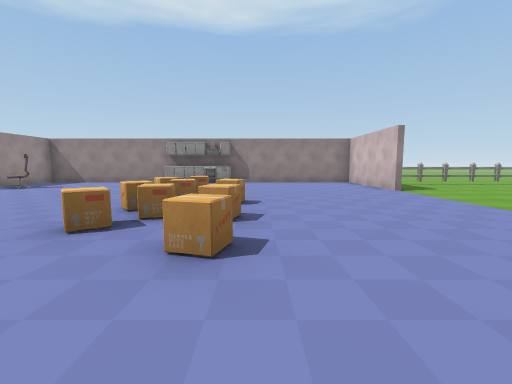
[1] (above)

16 first-person views from a walk through a 3-D level made in the Unity game engine. The camera is 1.4 m above the floor, tilts 6° down and sees 90° across. The floor is counted in squares, 2 m on a side. Each view is taken from the middle of a square. On the plan, view 1 faces up. The plan holds only what a view shows up to about 9 squares ahead; the rest is blank. The place goes on beyond the plan. Door leaves are left out, so doorways stand open. Some surface patterns are stand-ins.

[2]
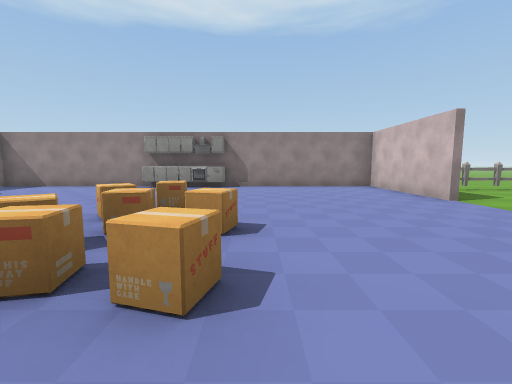

[3]
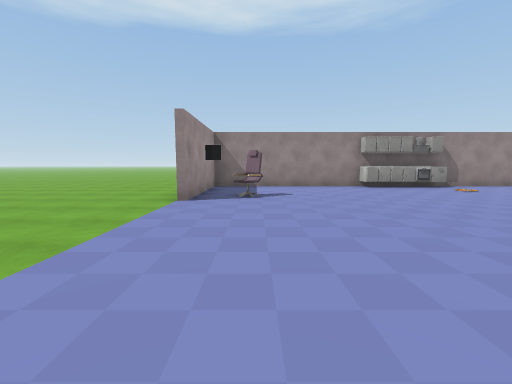

[4]
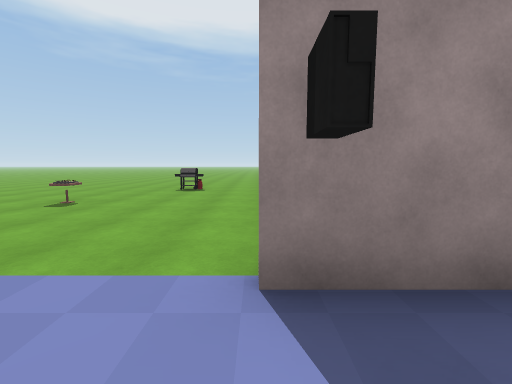

[5]
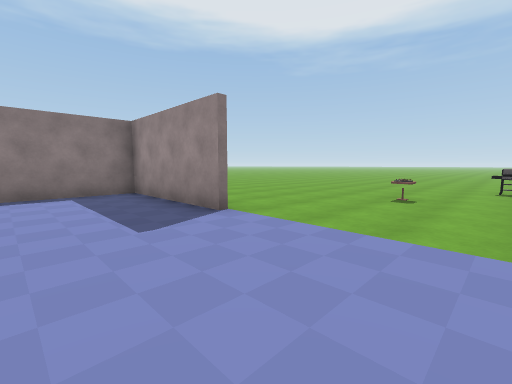

[6]
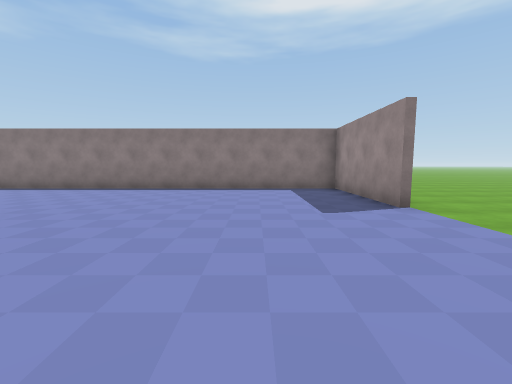

[7]
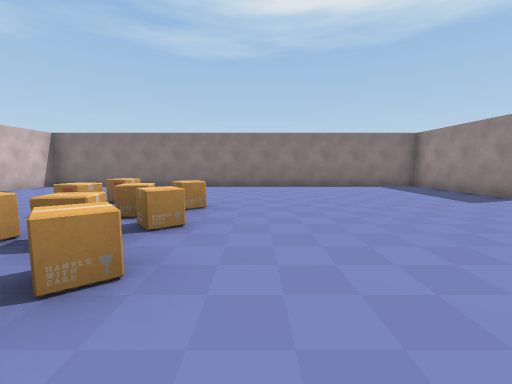

[8]
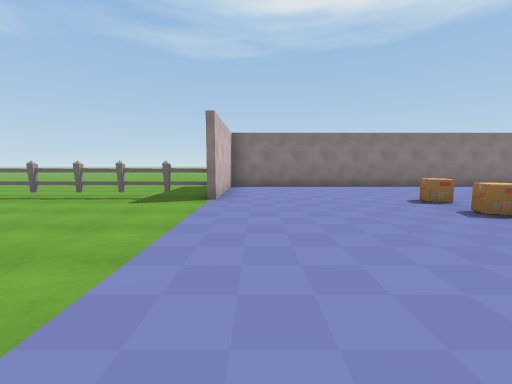

[9]
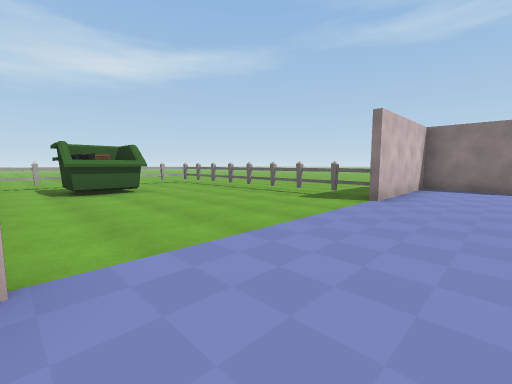

[10]
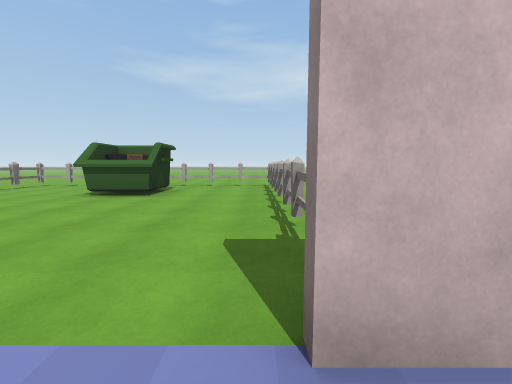

[11]
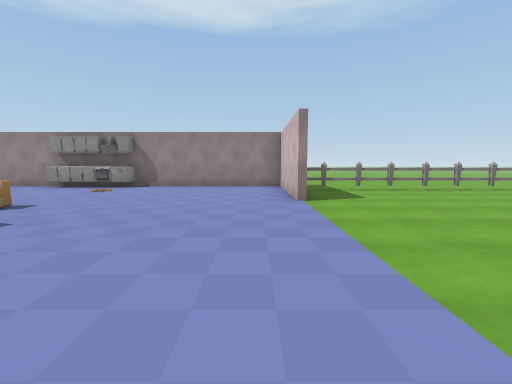

[12]
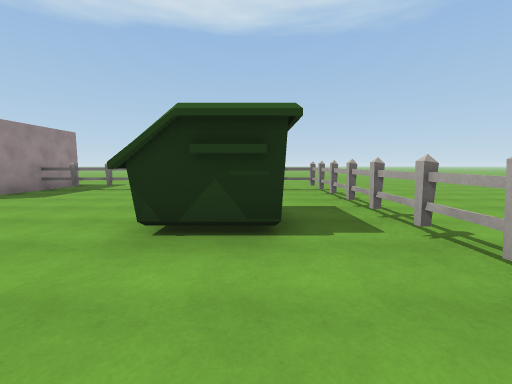

[13]
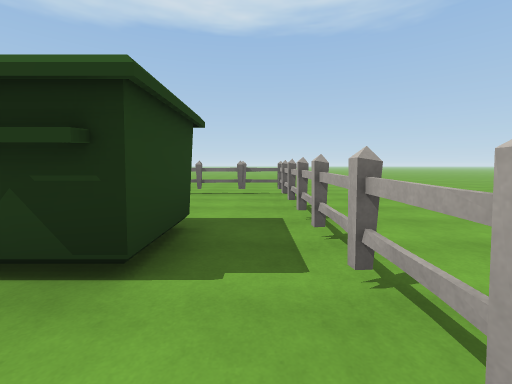

[14]
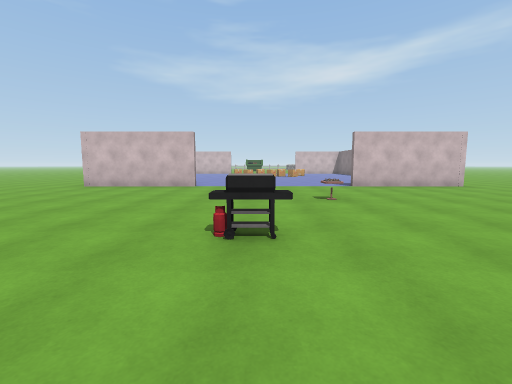

[15]
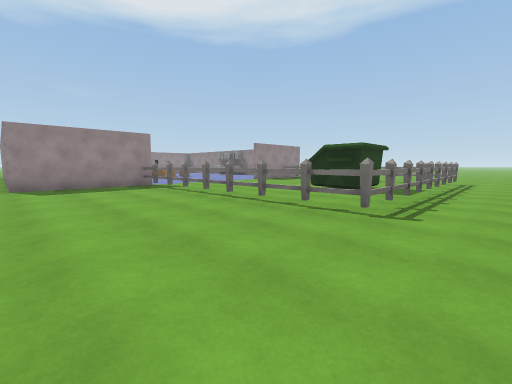

[16]
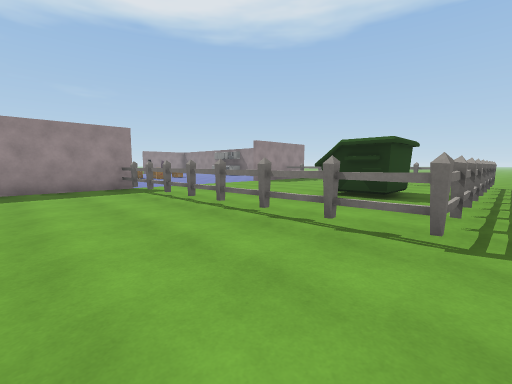

### Floor plan
Key: @ floor where view 1 was taken; # wall or solid block; x gap in a wall; . floor; D open door; = window, fence, low wall or low ledge; B box; T thing the floor can be seen under or through; O other object.
Columns run from 17 left of view 1 to 17 right of it. Each row starts with its distance up from view 1.
 13         ..
 12        ...                ...
 11   ......######  ######...........
 10   ......#....OOOO....#.............
  9    .....#............#==x#==#......
  8    .....#.O..........#.......#....
  7  DDDDDDDDO...................#...
  6  DD.............B.........##.#..
  5 .DO............BB......... O.=.
  4 .DD............B.............=.
  3 .DD..O.........BB............=.
  2  DD.............B............=.
  1  .DDDDDDD............#==TT===..
  0  .......#........@...#.........
 -1  .......#............#.........
 -2  .......##############.........
 -3   ....  ..

Where each view was taken, in squares from view 1:
view 1: 0 up, 0 right, facing up
view 2: 2 up, 0 right, facing up
view 3: 2 up, 7 left, facing up
view 4: 7 up, 7 left, facing left
view 5: 5 up, 6 left, facing down-left
view 6: 6 up, 6 left, facing down
view 7: 7 up, 3 left, facing down
view 8: 7 up, 3 right, facing down
view 9: 7 up, 2 right, facing down-right
view 10: 2 up, 3 right, facing right
view 11: 2 up, 3 right, facing up
view 12: 2 up, 10 right, facing up
view 13: 3 up, 11 right, facing up
view 14: 5 up, 17 left, facing right
view 15: 2 down, 13 right, facing up-left
view 16: 1 down, 12 right, facing up-left
